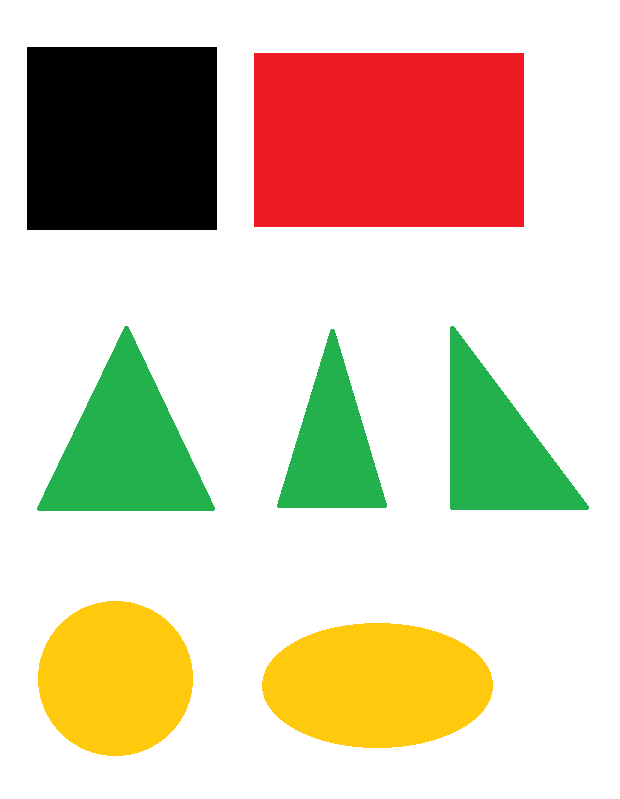
#> input picture Image/test3.png, 620 x 799 px, found by its file name
$ python HW_4.py   (older library calls are emulated)
#> lines starting #> are read from the running program, lines starting #| are printed output that depends on the picture; after the words box and inside, x2 and y2 are one past the last pixel; in counts of white or black regions, pixels touching at a corner belong together
import cv2
import math


def Detect_Shape(image, figure):
    shape = "???"

    # find contours
    ret, contours, hierarchy = cv2.findContours(binImg, cv2.RETR_TREE, cv2.CHAIN_APPROX_NONE)


I = cv2.imread("E:\\C4T\\Image Processing\\Image\\test3.png")
#> I is the input picture: shape (799, 620, 3); mean B, G, R 181.4, 204.6, 217.2
cv2.namedWindow("image", cv2.WINDOW_GUI_NORMAL)
cv2.imshow("image", I)
cv2.waitKey(1)

# convert Image to binary
B = I[:, :, 0]
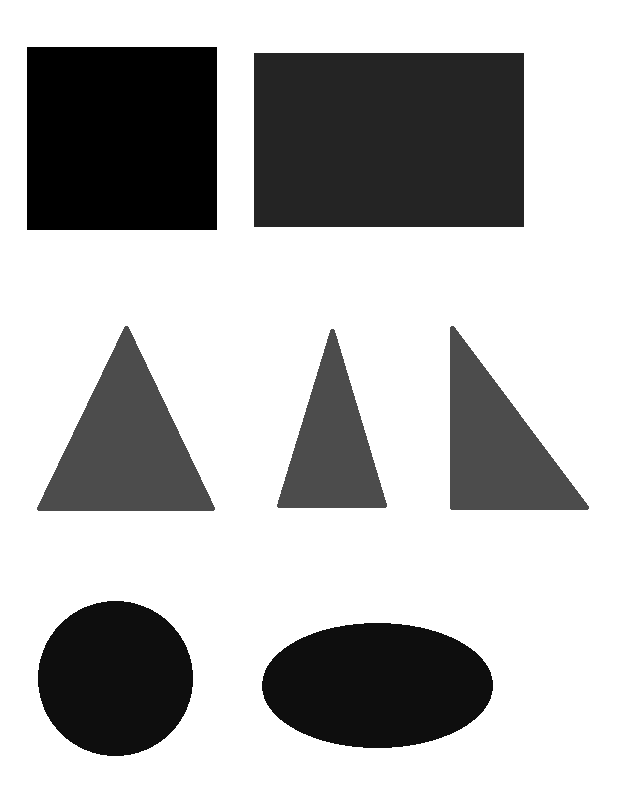
#> B: shape (799, 620); min 0, max 255, mean 181.4
G = I[:, :, 1]
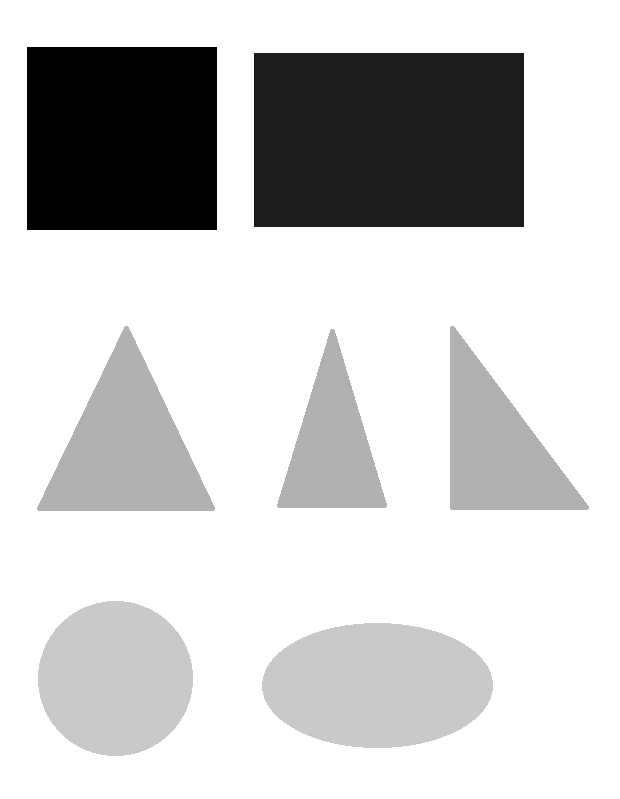
#> G: shape (799, 620); min 0, max 255, mean 204.6
R = I[:, :, 2]
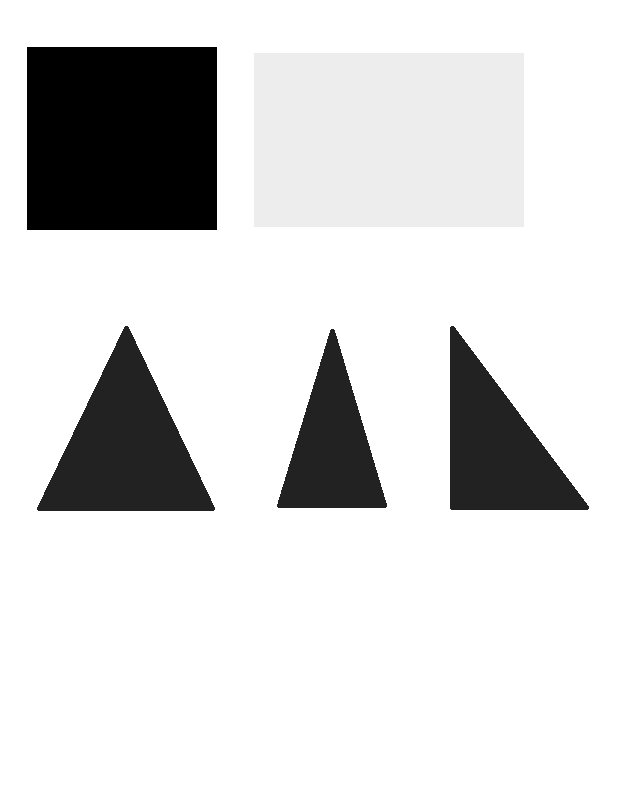
#> R: shape (799, 620); min 0, max 255, mean 217.2
C_plus = B & G & R
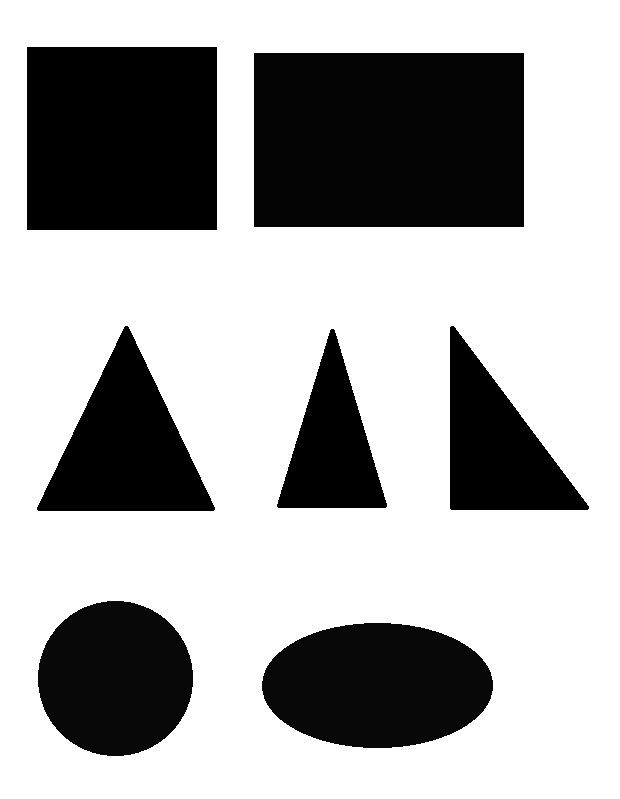
#> C_plus: shape (799, 620); min 0, max 255, mean 171.6
ret, binImg = cv2.threshold(C_plus, 100, 255, cv2.THRESH_BINARY_INV)
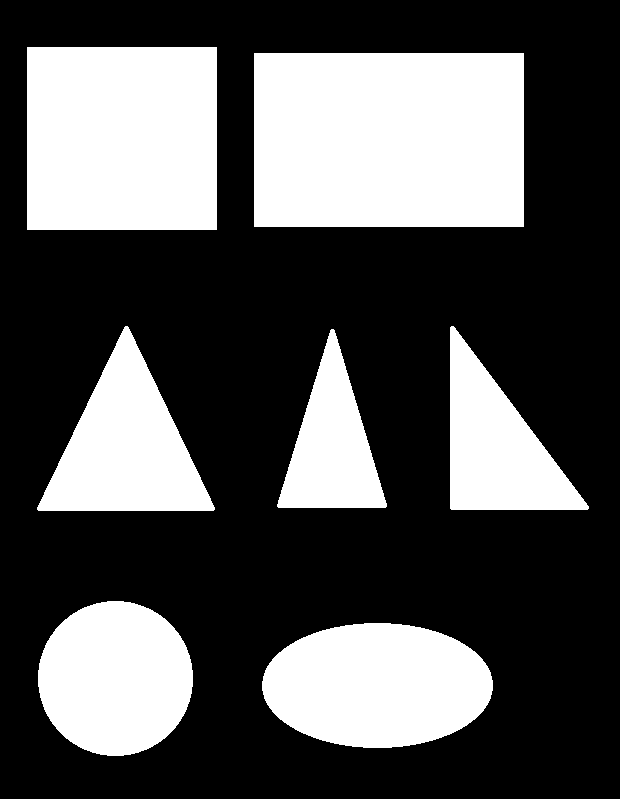
#> binImg: shape (799, 620); 33.1% white; 7 white regions
# cv2.imshow("binary", binImg)
# cv2.waitKey(1)

# find contours
ret, contours, hierarchy = cv2.findContours(binImg, cv2.RETR_TREE, cv2.CHAIN_APPROX_NONE)
#> contours = 7 contours; box (x1, y1, x2, y2) and area: (254, 53, 524, 227) 46537, (27, 47, 217, 230) 34398, (262, 623, 493, 748) 22450, (38, 601, 193, 756) 18654, (37, 326, 215, 511) 16754, (450, 326, 589, 510) 13102, (277, 329, 387, 508) 10094

for i in range(len(contours)):
    cv2.drawContours(I, contours, i, (255, 0, 255), 5)
    # find perimeter
    leni = cv2.arcLength(contours[i], True)
    # find area
    areai = cv2.contourArea(contours[i])
    # find number of edges
    nedges = cv2.approxPolyDP(contours[i], 5, True)

    # approximate polygon
    if len(nedges) == 3:  # triangle
        # calculate lengths of edges
        xA = nedges[0, 0, 0]
        yA = nedges[0, 0, 1]
        xB = nedges[1, 0, 0]
        yB = nedges[1, 0, 1]
        xC = nedges[2, 0, 0]
        yC = nedges[2, 0, 1]

        AB = math.sqrt((xA - xB) ** 2 + (yA - yB) ** 2)
        AC = math.sqrt((xA - xC) ** 2 + (yA - yC) ** 2)
        BC = math.sqrt((xB - xC) ** 2 + (yB - yC) ** 2)

        # error
        a = abs(AB - AC)
        b = abs(AB - BC)
        c = abs(AC - BC)

        r1 = abs(AB ** 2 + AC ** 2 - BC ** 2)
        r2 = abs(AB ** 2 + BC ** 2 - AC ** 2)
        r3 = abs(BC ** 2 + AC ** 2 - AB ** 2)

        # print(AB, AC, BC)
        # print(r1, r2, r3)

        # conditions
        et = 0.95 <= a <= 1.05 and 0.95 <= b <= 1.05 and 0.95 <= c <= 1.05
        it = 0.95 <= a <= 1.05 or 0.95 <= b <= 1.05 or 0.95 <= c <= 1.05
        rt = 0.95 <= r1 <= 1.05 or 0.95 <= r2 <= 1.05 or 0.95 <= r3 <= 1.05

        # equilateral triangle
        if et:
            cv2.putText(I, "Equilateral triangle", (nedges[1][0][0], nedges[1][0][1]), cv2.FONT_HERSHEY_COMPLEX, 0.5,
                        (0, 255, 0))
        # isosceles triangle
        elif it:
            cv2.putText(I, "Isosceles triangle", (nedges[1][0][0], nedges[1][0][1]), cv2.FONT_HERSHEY_COMPLEX, 0.5,
                        (0, 255, 0))
        # right triangle
        elif rt:
            cv2.putText(I, "Right triangle", (nedges[1][0][0], nedges[1][0][1]), cv2.FONT_HERSHEY_COMPLEX, 0.5,
                        (0, 255, 0))
        else:
            cv2.putText(I, "Triangle", (nedges[1][0][0], nedges[1][0][1]), cv2.FONT_HERSHEY_COMPLEX, 0.5,
                        (0, 255, 0))

    elif len(nedges) == 4:  # rectangle
        # square
        (x, y, w, h) = cv2.boundingRect(nedges)
        ar = w / h
        if 0.95 <= ar <= 1.05:
            cv2.putText(I, "Square", (nedges[0][0][0], nedges[0][0][1]), cv2.FONT_HERSHEY_COMPLEX, 0.5, (0, 255, 0))
        else:
            cv2.putText(I, "Rectangle", (nedges[0][0][0], nedges[0][0][1]), cv2.FONT_HERSHEY_COMPLEX, 0.5, (0, 255, 0))
    elif len(nedges) > 8:
        (x, y, w, h) = cv2.boundingRect(nedges)
        ar = w / h
        if 0.95 <= ar <= 1.05:
            cv2.putText(I, "Circle", (nedges[1][0][0], nedges[1][0][1]), cv2.FONT_HERSHEY_COMPLEX, 0.5, (0, 255, 0))
        else:
            cv2.putText(I, "Ellipse", (nedges[1][0][0], nedges[1][0][1]), cv2.FONT_HERSHEY_COMPLEX, 0.5, (0, 255, 0))
#> this loop made 7 passes
#> (leni, areai, xA, yA, xB, yB, xC, yC) on passes 3 to 5: (510.1, 10093.5, 331, 329, 277, 506, 385, 507), (561.2, 13102, 451, 326, 450, 508, 587, 509), (618.3, 16753.5, 125, 326, 37, 509, 213, 510)
#> (leni, areai, nedges, x, y, w, h, ar) on passes 6 to 7: (884, 46537, [[254, 53], [254, 226], [523, 226], [523, 53]], 254, 53, 270, 174, 1.55), (742, 34398, [[27, 47], [27, 229], [216, 229], [216, 47]], 27, 47, 190, 183, 1.04)
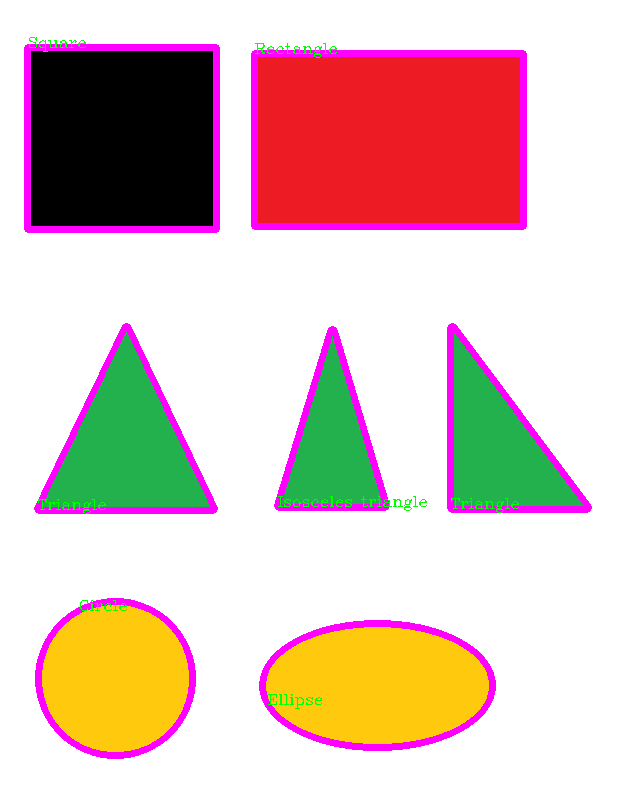
#> I: shape (799, 620, 3); 6.08% of pixels changed, all inside (x1, y1, x2, y2) = (24, 37, 592, 759)

cv2.imshow("draw contours", I)
cv2.waitKey()

$ run again, with Image/test2.png copied over Image/test3.png
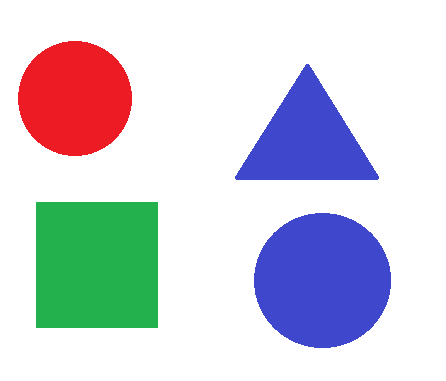
#> input picture Image/test2.png, 446 x 381 px, found by its file name
#> I is the input picture: shape (381, 446, 3); mean B, G, R 218.6, 209.2, 207.6
#> `ret, binImg = cv2.threshold(C_plus, 100, 255, cv2.THRESH_BINARY_INV)`:
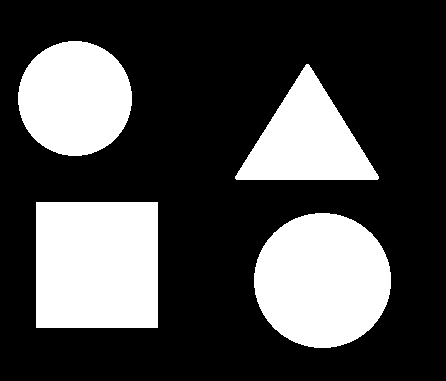
#> binImg: shape (381, 446); 28.8% white; 4 white regions
#> contours = 4 contours; box (x1, y1, x2, y2) and area: (36, 202, 158, 328) 15125, (254, 213, 391, 348) 14329, (18, 41, 132, 156) 10125, (235, 64, 379, 180) 8542
#> the loop `for i in range(len(contours)):` made 4 passes
#> (leni, areai, xA, yA, xB, yB, xC, yC) on pass 3: (432.2, 8541.5, 235, 176, 378, 178, 308, 64)
#> after the loop `for i in range(len(contours)):`:
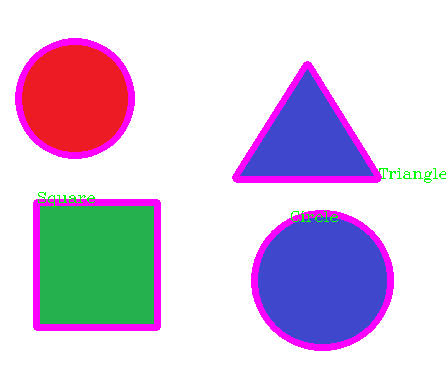
#> I: shape (381, 446, 3); 6.87% of pixels changed, all inside (x1, y1, x2, y2) = (15, 38, 446, 351)
